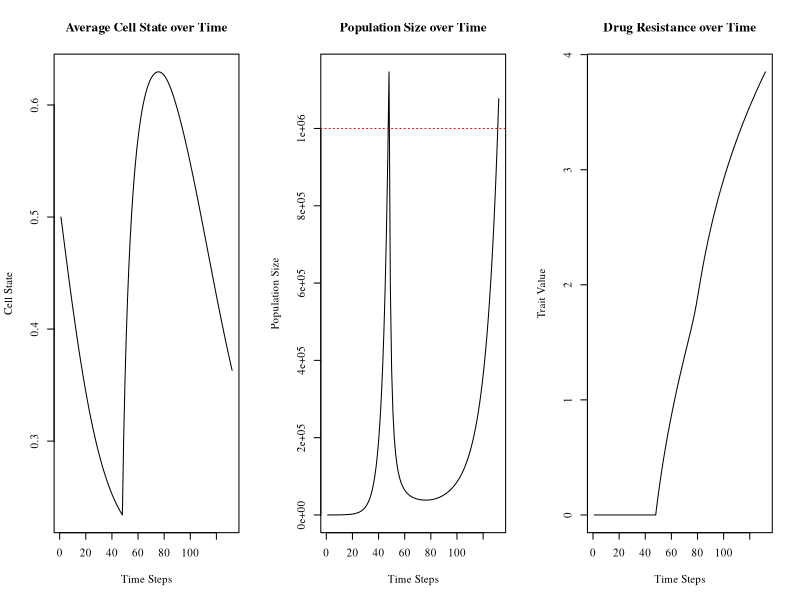

Write R code to recreate this figure.
#Code written by Anuraag Bukkuri, expanded from code provided in "Advancing population ecology with integral projection models: a practical guide" - Merow et al 2013

params = data.frame(
  txon = FALSE,
  endtx = 150)

varG = .05
varF = .05
lexp = 1.5 #1.5
beta = 1.5 
evolv = 1 #1,4
natd = .01*evolv
bex = -.6

vpar1 = .01
vpar2 = .3
vpar3 = .4
plotstop = 0
starttx=0
min = 0
max = 1
n = 100
tol = 1e-8
bc = min + c(0:n) * (max - min)/n
y = 0.5 * (bc[1:n] + bc[2:(n+1)])
h = y[2] - y[1]

Nt = rnorm(n,.5,0)
sim_steps = params$endtx-1
v = 0

popsize = vector(,sim_steps)
evoldyn = vector(,sim_steps)
avgtemp = vector(,length(y))
avgplot = vector(,sim_steps)

for (i in 1:sim_steps) {

  total_cells = sum(Nt)
  Ntnorm = Nt / total_cells
  popsize[i] = total_cells
  evoldyn[i] = v
  for (j in 1:length(y)) {avgtemp[j] = y[j] * Ntnorm[j]}
  avgcell = sum(avgtemp)
  avgplot[i] = avgcell
  
  if (total_cells>1e6 && params$txon==FALSE){starttx=i
  params$txon=TRUE}
  
  #if (i==47){plotstop=i #47,53
  #break}
  
  if ((total_cells>1e6 && params$txon==TRUE && i>starttx+3)||total_cells<10){plotstop=i
  break}
  
  # if ((total_cells>popsize[i-1] && params$txon==TRUE && i>starttx||total_cells<10)){plotstop=i
  # break} #FOR TIME TO TX FAILURE
  
  if (params$txon==TRUE) {m=1}
  else {m=0}
  
  #INHIBITION OF PLASTICITY
  # if (i>starttx) {
  #   varG = 0.01
  #   varF = 0.01}
  # else{
  #   varG = .05
  #   varF = .05}
  
  l.x = function(x, params) {exp(lexp*x)}
  
  b.x = function(x, params) {.3*exp(bex*x)} #.4,.5
  
  s.x = function(x, params) {
    return(1-natd-m/(l.x(x,params=params)+beta*v))}
  
  g.yx = function(xp, x, params) {dnorm(xp,mean=x,sd= varG)}
  
  f.yx = function(xp, x, params) {dnorm(xp,mean=x,sd= varF)}
  
  dsdv <-outer(y, y, function(xp,x,params) {beta*m/(beta*v+exp(lexp*x))^2}, params=params)
  
  dkds <-outer(y, y, function(xp,x,params) {g.yx(xp,x,params)},params=params)
  
  #print(s.x(0))
  #print(b.x(0))
  
  F = h*outer(y, y, f.yx, params=params)
  B = b.x(y, params=params)
  G = h*outer(y, y, g.yx, params=params)
  S = s.x(y, params=params)
  Q = F
  P = G
  for (j in 1:n) {
    Q[, j] = F[, j] * B[j]
    P[, j] = G[, j] * S[j]
  }
  
  #ADRN Eviction
  for (j in 1:(n / 2)) {
    F[1, j] <- F[1, j] + 1 - sum(F[, j])
    Q[, j] <- F[, j] * B[j]
    G[1, j] <- G[1, j] + 1 - sum(G[, j])
    P[, j] <- G[, j] * S[j]
  }

  #MES Eviction
  for (j in (n / 2 + 1):n) {
    F[n, j] <- F[n, j] + 1 - sum(F[, j])
    Q[, j] <- F[, j] * B[j]
    G[n, j] <- G[n, j] + 1 - sum(G[, j])
    P[, j] <- G[, j] * S[j]
  }
  
  K = P + Q
  Nt1 = K %*% Nt
  Nt = Nt1
  
  lam <- abs(eigen(K)$values[1])
  #damp = abs(eigen(K)$values[1])/abs(eigen(K)$values[2]) # damping ratio
  w.eigen <- abs(eigen(K)$vectors[, 1])
  stable.dist <- w.eigen/sum(w.eigen)
  v.eigen <- abs(eigen(t(K))$vectors[, 1])
  repro.val <- v.eigen/v.eigen[1]
  v.dot.w = sum(stable.dist * repro.val) * h
  sens = outer(repro.val, stable.dist)/v.dot.w
  #elas = matrix(as.vector(sens) * as.vector(K)/lam, nrow = n)
  
  sensv <- sum(sens*(dkds * dsdv)) * h ^ 2
  v <- v + evolv * sum(sensv) / lam
  
  #print(c(sum(sens*(conts)),i))
  #print(c(sum(sens),i))
  #print(c(sum(conts),i))
  
  #print(c(sum(Nt),i))
  #print(c(avgcell,i))
  #print(c(lam,i))

  # jpeg(file = paste("/Users/an7531bu/Downloads/",i))
  # plot(y,Nt,xlab = "State",ylab = "Population Density",type = 'l',main = paste("State distribution: Time ", i),family='serif')
  # dev.off()
}

message('Drug Resistance Level:',v)
message('Average Cell State:',avgcell)
message('Nadir of Population:',min(popsize[-c(1:starttx,plotstop+1:params$endtx)]))
message('Tx Start:',starttx)
message('Time to Progression:',plotstop-starttx)

par(mfrow = c(1, 3))#,oma=c(1,0,2,0))
plot(avgplot[-c(plotstop+1:params$endtx)],xlab = "Time Steps",ylab='Cell State',type = 'l',main = 'Average Cell State over Time',family='serif')
plot(popsize[-c(plotstop+1:params$endtx)],xlab = "Time Steps",ylab = 'Population Size',main = 'Population Size over Time',type = 'l',family='serif')
abline(h=1e6,col='red',lty=3)
plot(evoldyn[-c(plotstop+1:params$endtx)],xlab = "Time Steps",ylab = 'Trait Value',main = 'Drug Resistance over Time',type = 'l',family='serif')

# par(mfrow = c(1,2))
# plot(y,s.x(y,params),ylim=c(0.6,1),xlab="State",type="l",ylab="Survival Probability",lwd=12,main = 'Survival w/Correction: Pre-Tx',family='serif') #
# points(y,apply(P,2,sum),col="brown1",lwd=3,cex=.1,pch=19)
# plot(y,b.x(y,params),xlab="State",type="l",ylab="Birth Probability",lwd=12,main = 'Birth w/Correction: Pre-Tx',family='serif')
# points(y,apply(Q,2,sum),col="cyan",lwd=3,cex=.1,pch=19)

# plot(y,Nt,xlab="State",ylab='Pop Density',type='l',main='Population Distribution',family='serif')
# image(y,y,t(elas),xlab = "State (t)",ylab = "State (t+1)",main = "Elasticity",family='serif')
# image(y,y,t(sens),xlab = "State (t)",ylab = "State (t+1)",main = "Sensitivity",family='serif')
#mtext("Low Evolvability", line=0, side=3, outer=TRUE, cex=1.5,family='serif')
#plot(y,stable.dist,xlab = "State",type = "l",main = "Stable state distribution",family='serif')
#plot(y,repro.val,xlab="State",type="l",main="Reproductive values",family='serif')
#image(y,y,t(K), xlab="State (t)",ylab="State (t+1)",col=topo.colors(100), main="IPM matrix",family='serif')
#contour(y,y,t(K), add = TRUE, drawlabels = TRUE)